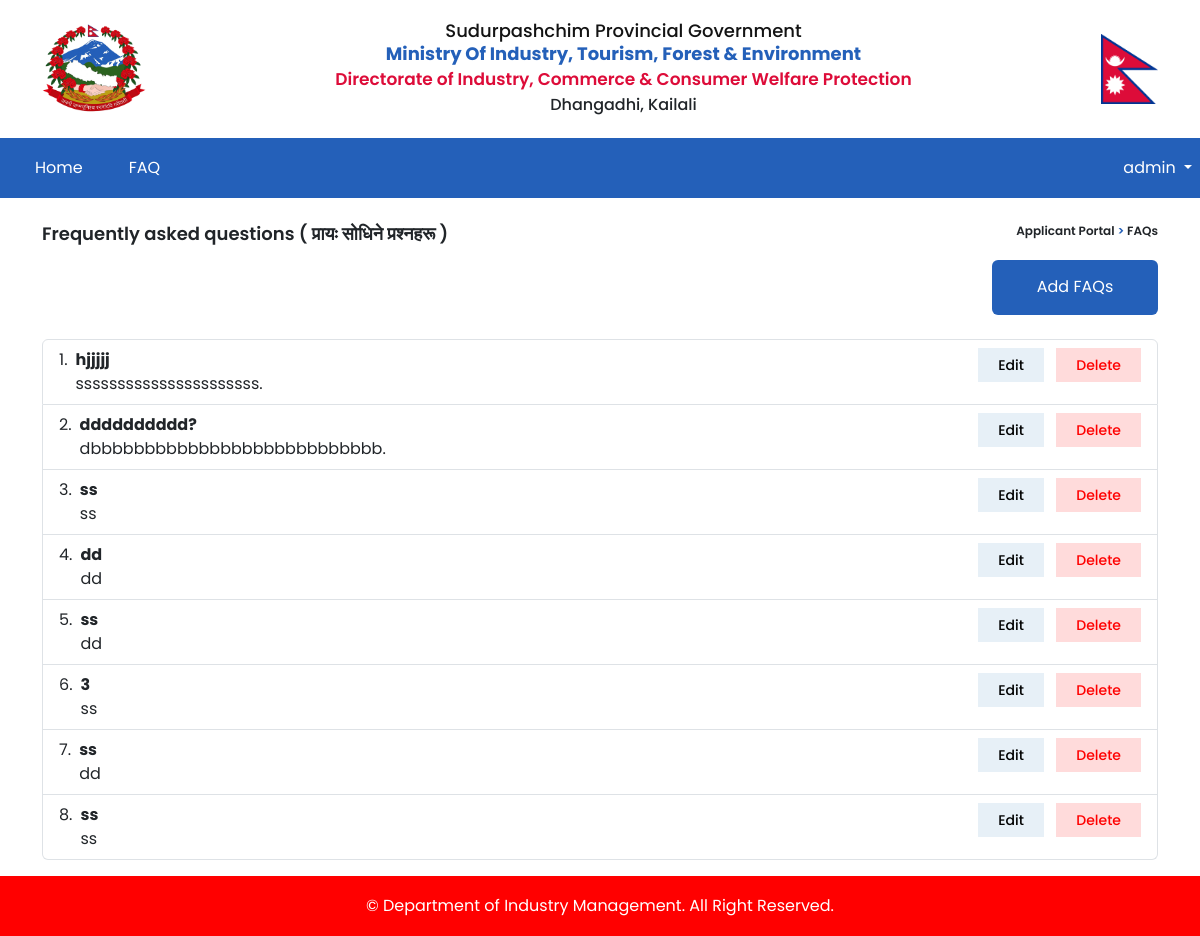
Page /faq/list/ (signed in) on the earlier database version.
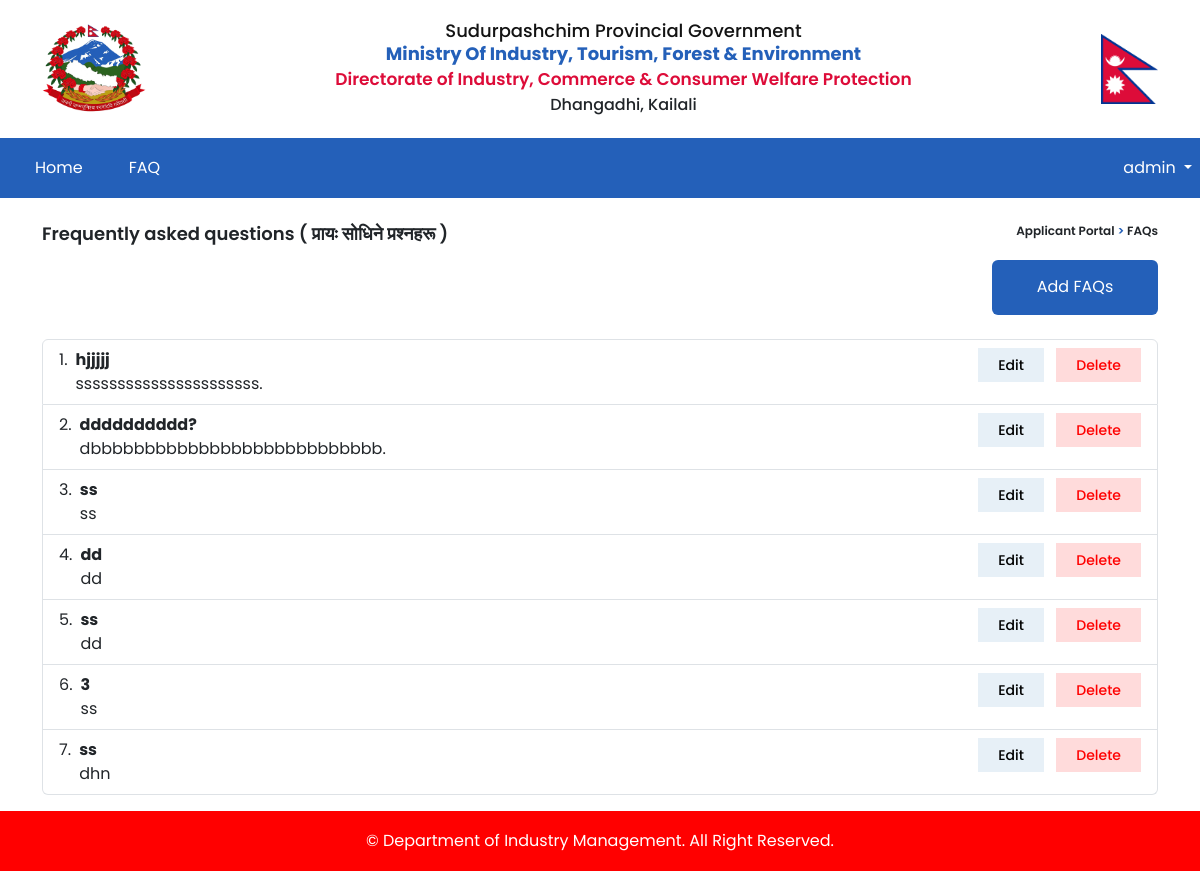
Same page on the later database version.
### accounts/models.py (models this page shows, shortened)
class CustomUser(AbstractUser):
    email = models.EmailField(unique=True)
    username = models.CharField(max_length=100, unique=True)
    fullname = models.CharField(max_length=100)
    phone_no = models.CharField(max_length=15)
    SA = 1
    A = 2
    ROLE_CHOICES = (
        (SA, 'Super Admin'),
        (A,'Admin'),
    )
    role = models.PositiveSmallIntegerField(choices=ROLE_CHOICES, blank=True, null=True)
    USERNAME_FIELD = 'email'
    REQUIRED_FIELDS = ['username']

### faq/models.py (models this page shows)
class Faq(models.Model):
    question = models.CharField(max_length=255)
    answer = models.TextField(max_length=600)

### fdip/decorators.py (the view)
    def wrap(request, *args, **kwargs):
        if request.user.is_authenticated and request.user.role == 1:
            return view_func(request, *args, **kwargs)
        else:
            return redirect('home')

### faq/views.py (called while the page is built)
@superadmin_required
def faq_list(request):
    faq = Faq.objects.all()
    context = {'faq': faq}
    return render(request, 'faq/list.html', context)

### templates/faq/list.html (shortened to what this page needs)
{% extends "layout/base.html" %}
{% load static %}
{% block container %}
<div class="container main-sec">
    <div class="cng-pw-title d-flex justify-content-between mt-4">
        <p class="kit-page-heading">Frequently asked questions <span>( प्रायः सोधिने प्रश्नहरू )</span>
        </p>
        <div class="kit-text-navigation">
            <p>Applicant Portal<span> > </span> FAQs
            </p>
        </div>
    </div>
    <div class="row mb-4">
      <div class="col-md-10"></div>
      <div class="col-md-2">
        <a href="{% url 'faq-create' %}">
          <button class="kit-form-button m-0">Add FAQs</button>
        </a>
      </div>
    </div>
    <ol class="list-group list-group-numbered my-3">
      {% for f in faq %}
        <li class="list-group-item d-flex justify-content-between align-items-start faq-list">
          <div class="ms-2 me-auto">
            <div class="fw-bold">{{ f.question }}</div>
            {{ f.answer }}
          </div>
          <div>
            <a href="{% url 'faq-edit' faq_id=f.id %}"><span class="badge pill edit-pill">Edit</span></a>
            <a href="{% url 'faq-delete' faq_id=f.id %}" onclick="return confirm('Are you sure you want to delete this faq?');" class="kit-card-link"><span class="badge pill delete-pill ms-2">Delete</span></a>
        </div>
        </li>
        {% endfor %}
      </ol>
</div>
{% endblock %}

### templates/layout/base.html (shortened to what this page needs)
{% load static %}
<!doctype html>
<html lang="en">
  <head>
    <link rel="stylesheet" href="https://cdnjs.cloudflare.com/ajax/libs/font-awesome/6.4.0/css/all.min.css"
 />
    <link href="https://cdn.jsdelivr.net/npm/bootstrap@5.3.0-alpha3/dist/css/bootstrap.min.css" rel="stylesheet">
    <link rel="stylesheet" href="{% static '/style/style.css' %}">
    <link rel="stylesheet" href="{% static '/nepali_date_picker/nepali-date-picker.min.css' %}">
</head>
  <body>
    <header>
      <div class="container">
          <div class="row">
              <div class="mainheader-top">
                  <img class="GON-logo" src="{% static '/image/nepal-govt.png' %}" alt="">
                  <div class="mainheader-top-text">
                      <h3>Sudurpashchim Provincial Government</h3>
                      <h3><span>Ministry of Industry, Tourism, Forest & Environment</span></h3>
                      <h4>Directorate of Industry, Commerce & Consumer Welfare Protection</h4>
                      <p>Dhangadhi, Kailali</p>
                  </div>
                  <img class="flag" src="{% static '/image/Flag_of_Nepal.svg.png' %}" alt="">
              </div>
          </div>
      </div>
      <div class="" style="background-color: #2460B9">
        <nav class="navbar navbar-expand-lg navbar-dark mainheader-nav m-auto" style="max-width:1320px">
            <div class="container-fluid">
                <div class="collapse navbar-collapse" id="navbarSupportedContent">
                    <ul class="navbar-nav me-auto main-ul mb-2 mb-lg-0">
                        <li class="nav-item active">
                            <a class="nav-link" aria-current="page" href="{% url 'home' %}">Home</a>
                        </li>
                        <li class="nav-item">
                            <a class="nav-link" aria-current="page" href="{% url 'faq-display' %}">FAQ</a>
                        </li>
                    </ul>
                </div>
            </div>
            {% if user.is_authenticated %}
            <div class="dropdown me-2">
                <p class=" dropdown-toggle m-0 text-white" type="button" data-bs-toggle="dropdown"
                    aria-expanded="false">
                    {{request.user.username}}
                </p>
                {% endif %}
            </div>
        </nav>
    </div>
    </header>
    {% block container %}
    {% endblock %}
    <footer>
        <p>© Department of Industry Management. All Right Reserved.</p>
    </footer>
</body>
</html>

### static/style/style.css (style rules this page uses)
body { font-family: Poppins; }
.kit-page-heading { font-weight: 600; font-size: 18px; line-height: 24px; margin-bottom: 14px; }
.kit-card-link { text-decoration: none; color: #000000; }
.kit-text-navigation { font-weight: 600; font-size: 12px; line-height: 18px; }
.kit-text-navigation span { color: #2460B9; }
.kit-form-button { width: 100%; height: 55px; margin-top: 29px; border-radius: 6px; background: #2460B9; color: #ffffff; border: none; transition: 0.1s all ease-in-out; }
a { text-decoration: none; }
.mainheader-top { display: flex; justify-content: space-between; margin: 1rem 0; align-items: center; }
.mainheader-top .GON-logo { width: 104px; height: max-content; }
.mainheader-top .flag { width: 57px; height: max-content; }
.mainheader-top-text { text-align: center; }
.mainheader-top-text h4 { color: #dd0c39; font-size: clamp(14px, 3vw, 17px); font-weight: 600; line-height: 25.5px; margin-bottom: 0px; }
.mainheader-top-text h3 { font-family: Poppins; font-size: clamp(16px, 3vw, 18px); font-weight: 500; line-height: 19px; letter-spacing: 0em; text-align: center; color: #131313; text-transform: capitalize; margin-bottom: 4px; }
.mainheader-top-text h3 span { font-weight: 700; color: #2460b9; margin-bottom: 4px; }
.mainheader-top-text p { font-family: Poppins; font-size: 16px; font-weight: 500; text-transform: capitalize; margin: 0; }
.mainheader-nav { position: relative; padding: 0; margin: 0; display: flex; justify-content: space-between; align-items: center; height: 60px; }
.navbar>.container-fluid { max-width: max-content; margin: 0; height: 100%; }
.navbar>.container-fluid>.navbar-collapse { height: 100%; }
.navbar>.container-fluid ul { height: 100%; display: flex; align-items: center; }
.navbar>.container-fluid ul .nav-item { height: 100%; display: flex; align-items: center; padding: 0 15px; }
.main-sec { min-height: 70vh; }
.cng-pw-title { font-weight: 500; font-family: poppins; }
footer { height: 60px; display: flex; justify-content: center; align-items: center; background-color: red; text-align: center; color: white; font-size: 1rem; padding: 10px; }
footer p { display: grid; height: 100%; align-items: center; text-align: center; margin-bottom: 0; }
.edit-pill { background: #e7f0f7; padding: 10px 20px; border-radius: 0; font-family: poppins; font-weight: 500; font-size: 14px; color: #000000; }
.delete-pill { background: #ffdbdb; padding: 10px 20px; border-radius: 0; font-family: poppins; font-weight: 500; font-size: 14px; color: #ff0000; }
.faq-list { flex-wrap: wrap!important; }
.nav-link { color: rgba(255,255,255,1)!important; }

Differences in the rows shown:
removed Faq: question "ss", answer "ss"
changed Faq: answer "dd" → "dhn"
